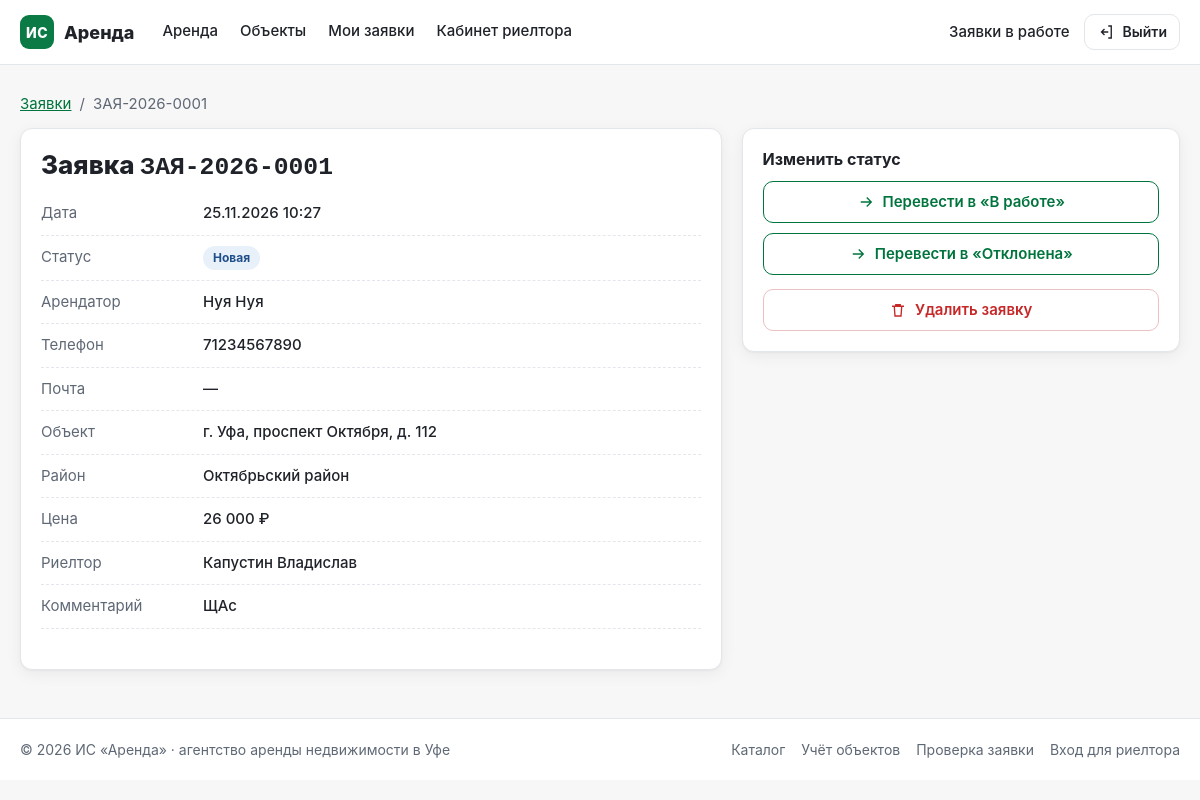
The page /manage/applications/1 (signed in) on the database as committed earlier.
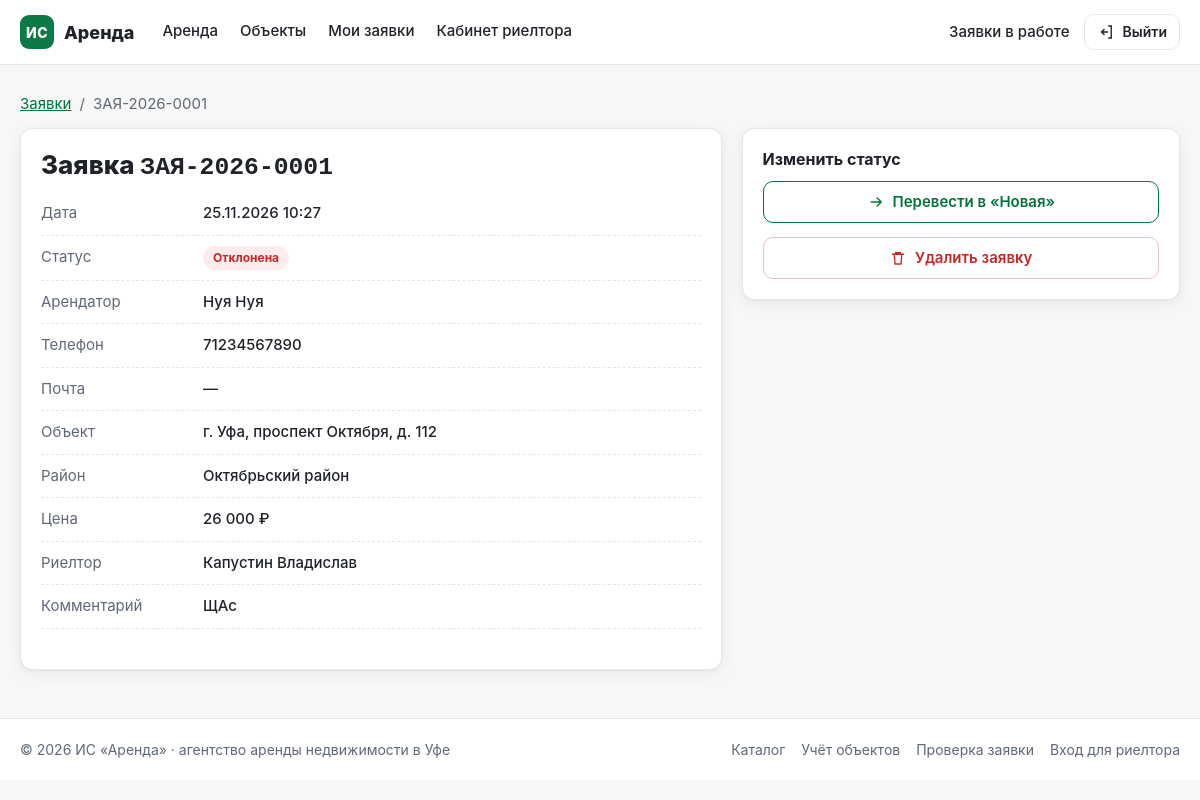
The same page on the database as committed later.
### tables this page shows
CREATE TABLE applications (
    application_id INTEGER PRIMARY KEY AUTOINCREMENT,
    tenant_id INTEGER NOT NULL,
    property_id INTEGER,
    realtor_id INTEGER,
    request_date TIMESTAMP DEFAULT CURRENT_TIMESTAMP,
    desired_district VARCHAR(100),
    status VARCHAR(30) NOT NULL DEFAULT 'Новая',
    comment TEXT, application_num VARCHAR(20), created_at TIMESTAMP,
    FOREIGN KEY (tenant_id) REFERENCES tenants(tenant_id),
    FOREIGN KEY (property_id) REFERENCES properties(property_id)
);

### app.py (the view)
@app.route('/manage/applications/<int:application_id>')
@login_required
def manage_detail(application_id):
    conn = database.get_db()
    try:
        row = conn.execute('''
            SELECT a.*, t.full_name, t.phone, t.email, p.address_ufa, p.price_monthly,
                   p.rooms_count, p.area_total, d.name AS district_name,
                   r.full_name AS realtor_name
            FROM applications a
            JOIN tenants t ON a.tenant_id = t.tenant_id
            LEFT JOIN properties p ON a.property_id = p.property_id
            LEFT JOIN districts d ON p.district_id = d.district_id
            LEFT JOIN realtors r ON a.realtor_id = r.realtor_id
            WHERE a.application_id = ?
        ''', (application_id,)).fetchone()
    finally:
        conn.close()
    if row is None:
        flash('Заявка не найдена', 'error')
        return redirect(url_for('manage_applications'))
    return render_template('application_detail.html', app_row=row,
                           transitions=applications.STATUS_TRANSITIONS)

### app.py (called while the page is built)
@app.template_filter('ru_date')
def ru_date(value):
    if not value:
        return '—'
    return value[8:10] + '.' + value[5:7] + '.' + value[0:4] + ' ' + value[11:16]

@app.context_processor
def inject_globals():
    return {'current_year': datetime.date.today().year,
            'manager': session.get('manager'),
            'staff': bool(session.get('manager'))}

def login_required(view):
    from functools import wraps
    @wraps(view)
    def wrapper(*args, **kwargs):
        if not session.get('manager'):
            flash('Для работы с заявками войдите в систему', 'warning')
            return redirect(url_for('login', next=request.path))
        return view(*args, **kwargs)
    return wrapper

### db.py (called while the page is built)
def get_db():
    conn = sqlite3.connect(DB_PATH)
    conn.row_factory = sqlite3.Row
    conn.execute('PRAGMA foreign_keys = ON')
    return conn

### templates/application_detail.html (shortened to what this page needs)
{% extends "base.html" %}
{% from "_macros.html" import icon %}
{% block content %}
<nav class="breadcrumbs" aria-label="Навигация">
  <a href="{{ url_for('manage_applications') }}">Заявки</a> <span>/</span> <span>{{ app_row.application_num }}</span>
</nav>
<div class="two-col">
  <section class="card">
    <h1 class="h2">Заявка <span class="mono">{{ app_row.application_num }}</span></h1>
    <dl class="dl">
      <div><dt>Дата</dt><dd>{{ app_row.request_date|ru_date }}</dd></div>
      <div><dt>Статус</dt><dd><span class="badge badge--{{ app_row.status|lower|replace(' ', '-') }}">{{ app_row.status }}</span></dd></div>
      <div><dt>Арендатор</dt><dd>{{ app_row.full_name }}</dd></div>
      <div><dt>Телефон</dt><dd>{{ app_row.phone }}</dd></div>
      <div><dt>Почта</dt><dd>{{ app_row.email or '—' }}</dd></div>
      <div><dt>Объект</dt><dd>{{ app_row.address_ufa or '—' }}</dd></div>
      <div><dt>Район</dt><dd>{{ app_row.district_name or app_row.desired_district }}</dd></div>
      <div><dt>Цена</dt><dd>{{ app_row.price_monthly|money }} ₽</dd></div>
      <div><dt>Риелтор</dt><dd>{{ app_row.realtor_name or '—' }}</dd></div>
      <div><dt>Комментарий</dt><dd>{{ app_row.comment or '—' }}</dd></div>
    </dl>
  </section>
  <section class="card">
    <h2 class="h4">Изменить статус</h2>
    {% if transitions.get(app_row.status) %}
    <div class="actions actions--column">
      {% for target in transitions.get(app_row.status, []) %}
      <form method="post" action="{{ url_for('manage_status', application_id=app_row.application_id) }}">
        <button class="btn btn--outline btn--wide" type="submit">{{ icon('arrow') }} Перевести в «{{ target }}»</button>
      </form>
      {% endfor %}
    </div>
    {% else %}
    <p class="muted">Заявка закрыта, дальнейшие переходы не предусмотрены.</p>
    {% endif %}
    <form method="post" action="{{ url_for('manage_delete', application_id=app_row.application_id) }}"
          onsubmit="return confirm('Удалить заявку?');">
      <button class="btn btn--danger btn--wide" type="submit">{{ icon('trash') }} Удалить заявку</button>
    </form>
  </section>
</div>
{% endblock %}

Rows that differ between the two databases and show on the page:
changed applications "ЩАс": status "Новая" → "Отклонена"
Other text that changed with them:
new list line: "Перевести в « Новая »"
list line gone: "Перевести в « В работе »"
list line gone: "Перевести в « Отклонена »"
